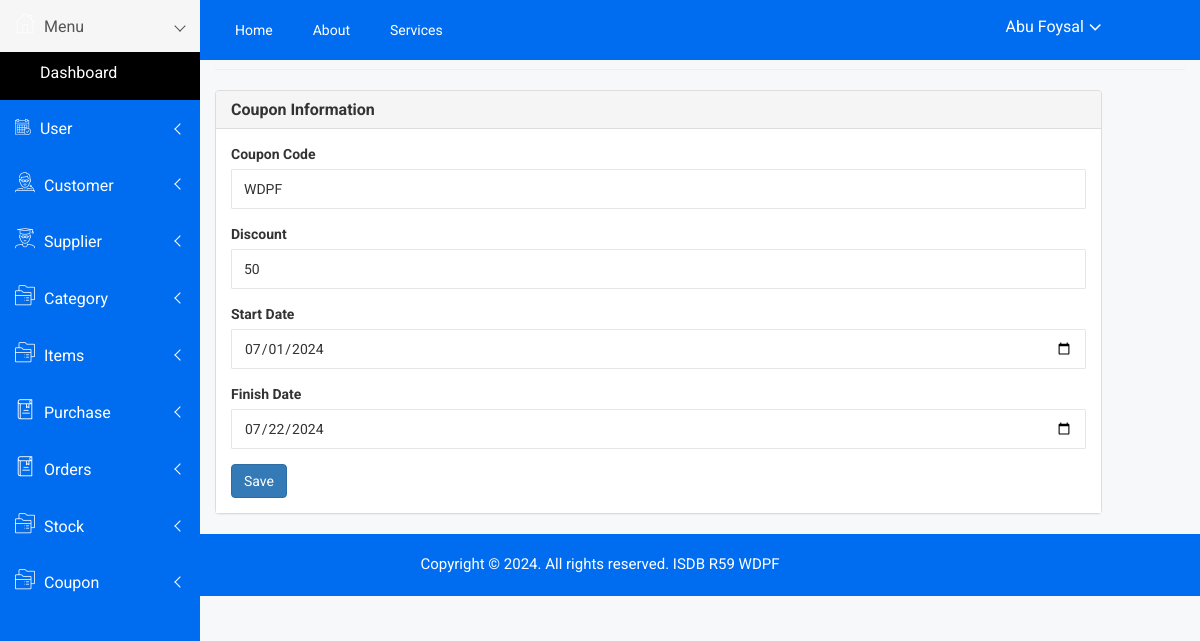
The app's page /admin/coupon_edit.php?id=2 (signed in) with its own data.
### tables this page shows
CREATE TABLE `coupon` (
  `id` int(11) NOT NULL AUTO_INCREMENT,
  `cupon_code` varchar(100) NOT NULL,
  `discount` int(11) NOT NULL,
  `start_date` date NOT NULL,
  `finish_date` date NOT NULL,
  `created_by` varchar(50) DEFAULT NULL,
  `created_at` date DEFAULT NULL,
  `updated_by` varchar(50) DEFAULT NULL,
  `updated_at` date DEFAULT NULL,
  `deleted_at` date DEFAULT NULL,
  PRIMARY KEY (`id`)
);

### admin/class/crud.php (called while the page is built, shortened)
<?php
    class crud{
        private $host='localhost';
        private $connection;
        public function __construct($user,$password,$database){
            $this->user=$user;
            $this->password=$password;
            $this->database=$database;
            $this->connection=new mysqli($this->host,$this->user,$this->password,$this->database);
        }
        public function common_select_single($table,$fields='*',$condition=false,$sort_field=false,$sort='ASC'){
            $result=array();
            $error=false;
            $sql="select $fields from $table where deleted_at is null ";
            if(is_array($condition)){
                $sql.=" and ";
                foreach($condition as $k=>$v){
                    $v = $this->connection->real_escape_string($v);
                    $sql.="$k='$v' and ";
                }
                $sql=rtrim($sql,'and ');
            }
            $rs=$this->connection->query($sql);
            if($rs){
                if($rs->num_rows > 0){
                    while($r=$rs->fetch_object()){
                        $result=$r;
                    }
                }
            }else{
                $error=$this->connection->error;
            }
            $return = array('data'=>$result,'error'=>$error);
            return $return;
        }
    }
?>

### admin/include/connection.php (called while the page is built, shortened)
<?php
    include_once('class/crud.php');
    $mysqli=new crud("root","","sports_store");
?>

### admin/coupon_edit.php (the view, shortened to what this page needs)
<?php include('include/header.php') ; ?>
<div class="container-fluid">
    <h4 class="page-header"><small>Coupon/</small> Update</h4>
    <?php
        $olddata=array();
        $con['id']=$_GET['id'];
        $result=$mysqli->common_select_single('coupon','*',$con);
        if($result){
            if($result['data']){
                $olddata=$result['data'];
            }
        }
    ?>
    <div class="row">
        <div class="col-md-11">
            <div class="panel panel-default">
                <div class="panel-heading">
                    <h5 class="panel-title">Coupon Information</h5>
                </div>
                <div class="panel-body">
                    <form method="post" action="">
                        <div class="form-group">
                        <label for="cupon_code">Coupon Code</label>
                            <input type="text" name="cupon_code" id="cupon_code" class="form-control" value="<?= $olddata->cupon_code ?>" />
                        </div>
                        <div class="form-group">
                            <label for="discount">Discount</label>
                            <input type="number" name="discount" id="discount" class="form-control" value="<?= $olddata->discount ?>" />
                        </div>
                        <div class="form-group">
                            <label for="start_date">Start Date</label>
                            <input type="date" name="start_date" id="start_date" class="form-control" value="<?= $olddata->start_date ?>" />
                        </div>
                        <div class="form-group">
                            <label for="Finish_date">Finish Date</label>
                            <input type="date" name="finish_date" id="Finish_date" class="form-control" value="<?= $olddata->finish_date ?>" />
                        </div>
                        <button type="submit" class="btn btn-primary">Save</button>
                    </form>
                </div>
            </div>
        </div>
    </div>
</div>
<?php include('include/footer.php') ; ?>

### admin/assets/css/main.css (style rules this page uses)
html { color: #222; font-size: 1em; line-height: 1.4; }

### records on screen
coupon: cupon_code "WDPF", discount "50", start_date "07/01/2024", finish_date "07/22/2024"

### other values on screen
$_SESSION['name'] "Abu Foysal"
